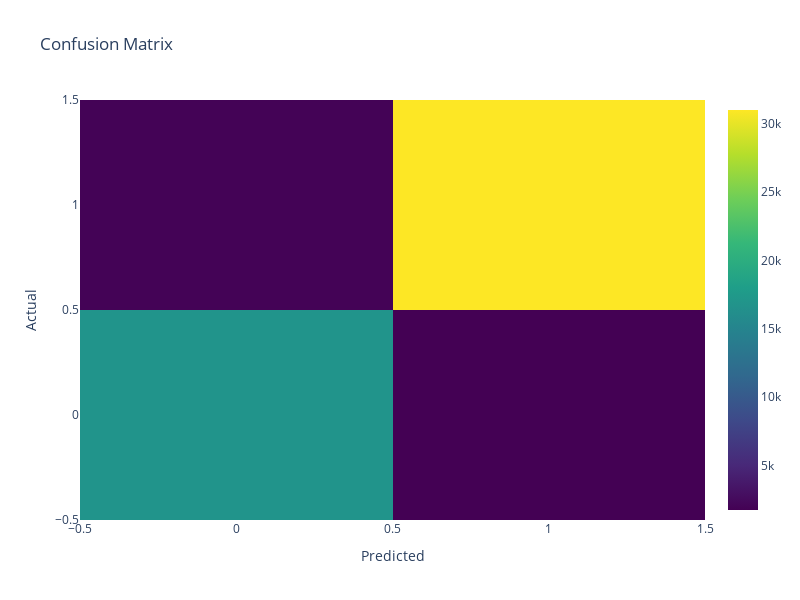

Notebook source saved alongside this figure:
### Code cell
#plotting the confusion matrix
cm = confusion_matrix(y_test, y_predictions)
fig = go.Figure(go.Heatmap(z=cm, x=model.classes_, y=model.classes_, colorscale='Viridis'))
fig.update_layout(title='Confusion Matrix',
                  xaxis_title='Predicted',
                  yaxis_title='Actual',
                  width=800,
                  height=600)
fig.show()

### Figure 1 — Plotly figure (JSON) as saved in the notebook; plotly's stock layout.template omitted (floating-point values rounded to 4 significant figures)
{"data": [{"colorscale": [[0, "#440154"], [0.1111, "#482878"], [0.2222, "#3e4989"], [0.3333, "#31688e"], [0.4444, "#26828e"], [0.5556, "#1f9e89"], [0.6667, "#35b779"], [0.7778, "#6ece58"], [0.8889, "#b5de2b"], [1, "#fde725"]], "type": "heatmap", "x": [0, 1], "y": [0, 1], "z": [[16863, 1737], [1916, 31019]]}], "layout": {"height": 600, "title": {"text": "Confusion Matrix"}, "width": 800, "xaxis": {"title": {"text": "Predicted"}}, "yaxis": {"title": {"text": "Actual"}}}}
